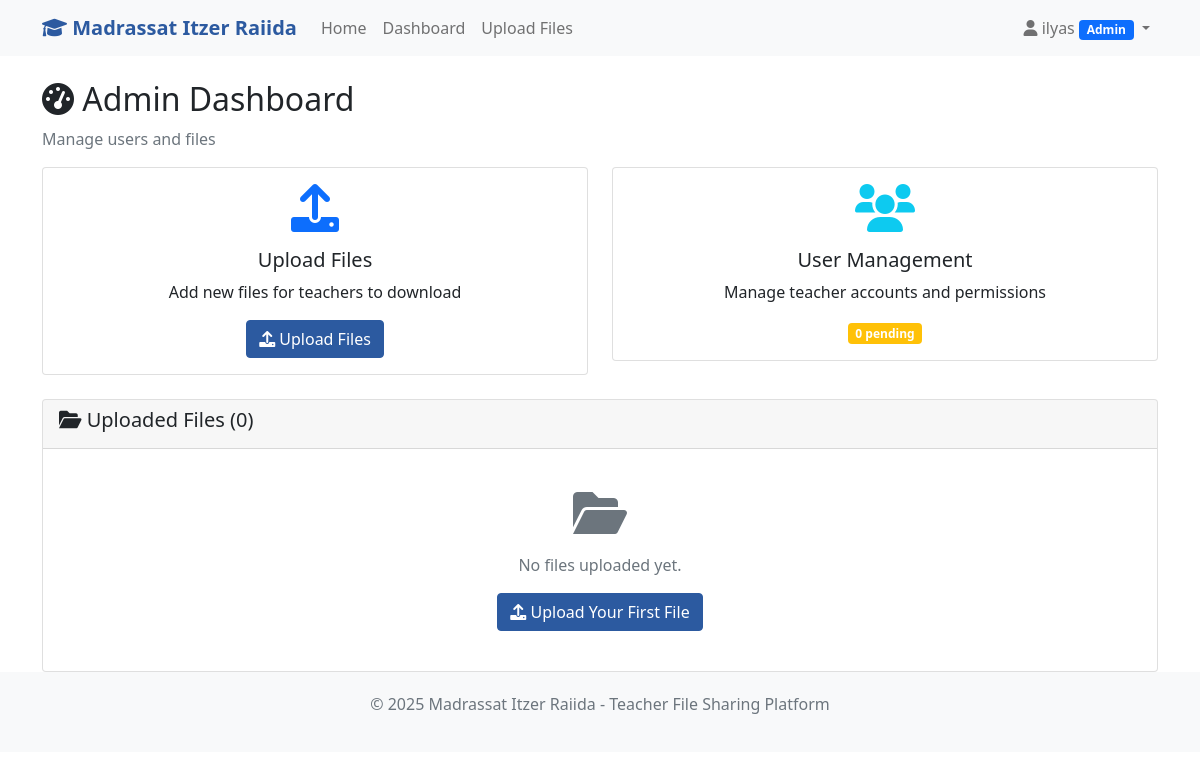
The page /dashboard (signed in) on the database as committed earlier.
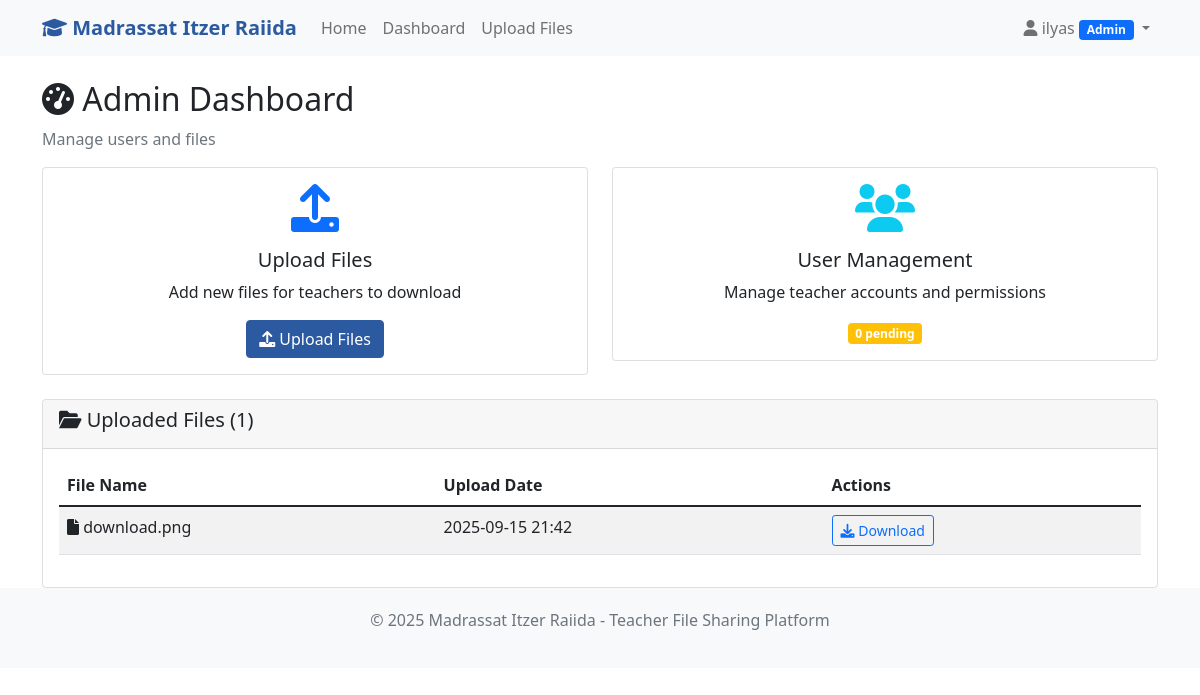
The same page on the database as committed later.
### app.py (models this page shows, shortened)
class User(UserMixin, db.Model):
    id = db.Column(db.Integer, primary_key=True)
    username = db.Column(db.String(80), unique=True, nullable=False)
    email = db.Column(db.String(120), unique=True, nullable=False)
    password_hash = db.Column(db.String(255), nullable=False)
    role = db.Column(db.String(20), default='teacher')  # 'admin' or 'teacher'
    status = db.Column(db.String(20), default='pending')  # 'pending' or 'approved'
    created_date = db.Column(db.DateTime, default=datetime.utcnow)
    def is_admin(self):
        return self.role == 'admin'
    def is_approved(self):
        return self.status == 'approved'

class File(db.Model):
    id = db.Column(db.Integer, primary_key=True)
    filename = db.Column(db.String(255), nullable=False)
    original_filename = db.Column(db.String(255), nullable=False)
    filepath = db.Column(db.String(500), nullable=False)
    upload_date = db.Column(db.DateTime, default=datetime.utcnow)
    uploaded_by = db.Column(db.Integer, db.ForeignKey('user.id'), nullable=False)

### app.py (the view)
@app.route('/dashboard')
@login_required
def dashboard():
    if not current_user.is_approved():
        flash('Your account is not approved yet.', 'warning')
        logout_user()
        return redirect(url_for('login'))
    files = File.query.all()
    if current_user.is_admin():
        pending_users = User.query.filter_by(status='pending').all()
        approval_form = ApprovalForm()
        return render_template('admin_dashboard.html', files=files, pending_users=pending_users, approval_form=approval_form)
    else:
        return render_template('teacher_dashboard.html', files=files)

### app.py (called while the page is built)
@login_manager.user_loader
def load_user(user_id):
    return User.query.get(int(user_id))

### templates/admin_dashboard.html (shortened to what this page needs)
{% extends "base.html" %}
{% block content %}
<div class="row">
    <div class="col-12">
        <h2><i class="fas fa-tachometer-alt"></i> Admin Dashboard</h2>
        <p class="text-muted">Manage users and files</p>
    </div>
</div>
<div class="row mb-4">
    <div class="col-md-6">
        <div class="card">
            <div class="card-body text-center">
                <i class="fas fa-upload fa-3x text-primary mb-3"></i>
                <h5>Upload Files</h5>
                <p>Add new files for teachers to download</p>
                <a href="{{ url_for('upload_file') }}" class="btn btn-primary">
                    <i class="fas fa-upload"></i> Upload Files
                </a>
            </div>
        </div>
    </div>
    <div class="col-md-6">
        <div class="card">
            <div class="card-body text-center">
                <i class="fas fa-users fa-3x text-info mb-3"></i>
                <h5>User Management</h5>
                <p>Manage teacher accounts and permissions</p>
                <span class="badge bg-warning">{{ pending_users|length }} pending</span>
            </div>
        </div>
    </div>
</div>
<div class="row">
    <div class="col-12">
        <div class="card">
            <div class="card-header">
                <h5><i class="fas fa-folder-open"></i> Uploaded Files ({{ files|length }})</h5>
            </div>
            <div class="card-body">
                {% if files %}
                    <div class="table-responsive">
                        <table class="table table-striped">
                            <thead>
                                <tr>
                                    <th>File Name</th>
                                    <th>Upload Date</th>
                                    <th>Actions</th>
                                </tr>
                            </thead>
                            <tbody>
                                {% for file in files %}
                                <tr>
                                    <td>
                                        <i class="fas fa-file"></i>
                                        {{ file.original_filename }}
                                    </td>
                                    <td>{{ file.upload_date.strftime('%Y-%m-%d %H:%M') }}</td>
                                    <td>
                                        <a href="{{ url_for('download_file', file_id=file.id) }}"
                                           class="btn btn-outline-primary btn-sm">
                                            <i class="fas fa-download"></i> Download
                                        </a>
                                    </td>
                                </tr>
                                {% endfor %}
                            </tbody>
                        </table>
                    </div>
                {% else %}
                    <div class="text-center py-4">
                        <i class="fas fa-folder-open fa-3x text-muted mb-3"></i>
                        <p class="text-muted">No files uploaded yet.</p>
                        <a href="{{ url_for('upload_file') }}" class="btn btn-primary">
                            <i class="fas fa-upload"></i> Upload Your First File
                        </a>
                    </div>
                {% endif %}
            </div>
        </div>
    </div>
</div>
{% endblock %}

### templates/base.html (shortened to what this page needs)
<!DOCTYPE html>
<html lang="en">
<head>
    <link href="https://cdn.jsdelivr.net/npm/bootstrap@5.1.3/dist/css/bootstrap.min.css" rel="stylesheet">
    <link href="https://cdnjs.cloudflare.com/ajax/libs/font-awesome/6.0.0/css/all.min.css" rel="stylesheet">
</head>
<body>
    <nav class="navbar navbar-expand-lg navbar-light bg-light">
        <div class="container">
            <a class="navbar-brand" href="{{ url_for('index') }}">
                <i class="fas fa-graduation-cap"></i> Madrassat Itzer Raiida
            </a>
            <div class="collapse navbar-collapse" id="navbarNav">
                <ul class="navbar-nav me-auto">
                    <li class="nav-item">
                        <a class="nav-link" href="{{ url_for('index') }}">Home</a>
                    </li>
                    {% if current_user.is_authenticated %}
                        <li class="nav-item">
                            <a class="nav-link" href="{{ url_for('dashboard') }}">Dashboard</a>
                        </li>
                        {% if current_user.is_admin() %}
                            <li class="nav-item">
                                <a class="nav-link" href="{{ url_for('upload_file') }}">Upload Files</a>
                            </li>
                        {% endif %}
                    {% endif %}
                </ul>
                <ul class="navbar-nav">
                    {% if current_user.is_authenticated %}
                        <li class="nav-item dropdown">
                            <a class="nav-link dropdown-toggle" href="#" id="navbarDropdown" role="button" data-bs-toggle="dropdown">
                                <i class="fas fa-user"></i> {{ current_user.username }}
                                {% if current_user.is_admin() %}
                                    <span class="badge bg-primary">Admin</span>
                                {% endif %}
                            </a>
                        </li>
                    {% endif %}
                </ul>
            </div>
        </div>
    </nav>
    <main class="container mt-4">
        {% block content %}{% endblock %}
    </main>
    <footer class="footer mt-auto">
        <div class="container">
            <div class="row">
                <div class="col-12 text-center">
                    <p class="text-muted">&copy; 2025 Madrassat Itzer Raiida - Teacher File Sharing Platform</p>
                </div>
            </div>
        </div>
    </footer>
</body>
</html>

### templates/base.html (style rules this page uses)
.navbar-brand { font-weight: bold; color: #2c5aa0 !important; }
.btn-primary { background-color: #2c5aa0; border-color: #2c5aa0; }
.footer { background-color: #f8f9fa; padding: 20px 0; margin-top: 50px; }

Rows that differ between the two databases and show on the page:
added File: original_filename "download.png", upload_date "2025-09-15 21:42"
Other text that changed with them:
{{ files|length }}: "0" → "1"
text no longer shown: "No files uploaded yet. Upload Your First File"
text now shown: "File Name Upload Date Actions"
